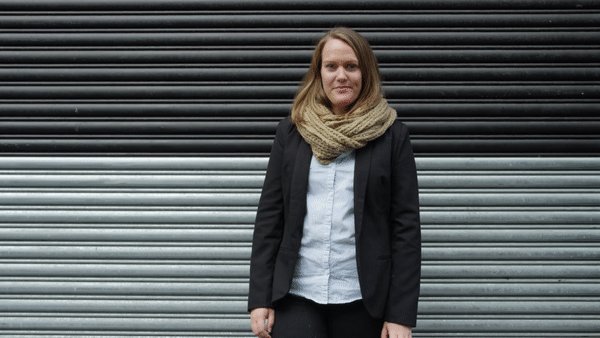
#> input picture dfd_frames/dfd1.png, 600 x 338 px; its folder holds 2 pictures in this run
$ python extract_center.py dfd_frames
#> lines starting #> are read from the running program, lines starting #| are printed output that depends on the picture
import sys
import os
import cv2

folders = sys.argv[1:]

for folder in folders:
    output_directory = folder + '_cent'
    if not os.path.isdir(output_directory+'/'):
        os.mkdir(output_directory)
    for image in os.listdir(folder):
        img = cv2.imread(folder + '/' + image, cv2.IMREAD_UNCHANGED)
#> img is the input picture: shape (338, 600, 4); mean B, G, R, A 91, 89.8, 85.2, 255
        cent_x = len(img)//2
#> cent_x = 169
        cent_y = len(img[0])//2
#> cent_y = 300
        cent_cut = img[cent_x-128:cent_x+128,cent_y-128:cent_y+128]
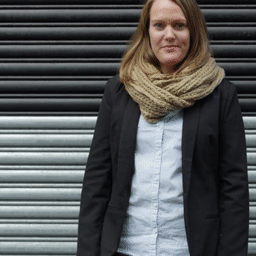
#> cent_cut: shape (256, 256, 4); mean B, G, R, A 86.6, 86.3, 84.8, 255

        cv2.imwrite(output_directory + '/' + image, cent_cut)

$ run again, on dfd_frames/dfd100.png
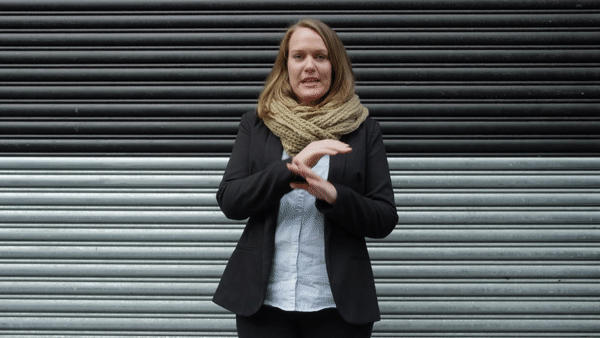
#> input picture dfd_frames/dfd100.png, 600 x 338 px
#> img is the input picture: shape (338, 600, 4); mean B, G, R, A 89, 87.9, 83.6, 255
#> cent_x = 169
#> cent_y = 300
#> `cent_cut = img[cent_x-128:cent_x+128,cent_y-128:cent_y+128]`:
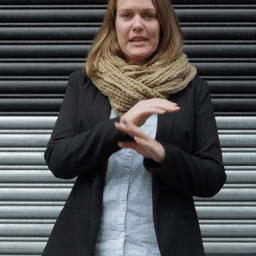
#> cent_cut: shape (256, 256, 4); mean B, G, R, A 80.7, 81.1, 80.8, 255

$ run again, on dfd_frames/dfd11.png
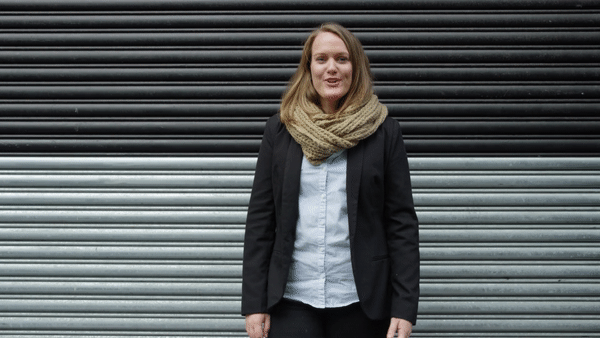
#> input picture dfd_frames/dfd11.png, 600 x 338 px
#> img is the input picture: shape (338, 600, 4); mean B, G, R, A 90.4, 89.2, 84.7, 255
#> cent_x = 169
#> cent_y = 300
#> `cent_cut = img[cent_x-128:cent_x+128,cent_y-128:cent_y+128]`:
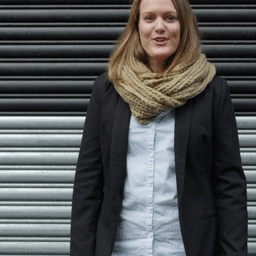
#> cent_cut: shape (256, 256, 4); mean B, G, R, A 84.7, 84.5, 83.2, 255
